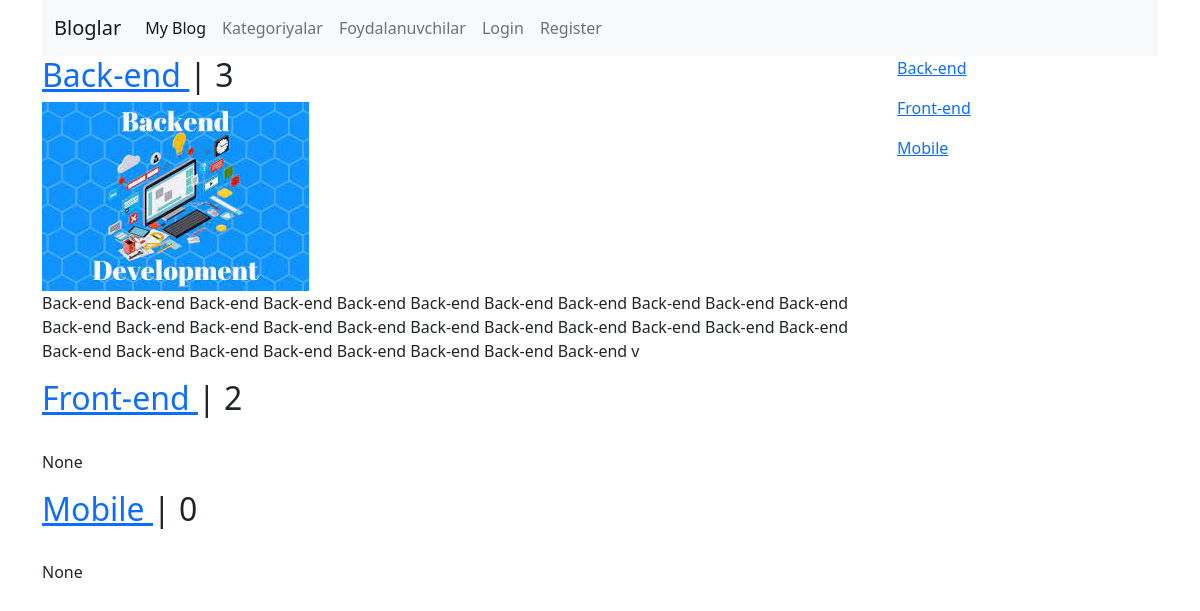
Screenshot of /category-list with the database file from the repository.
### app/models.py (models this page shows, shortened)
class Base(models.Model):
    name = models.CharField(max_length=100, unique=True)
    slug = models.SlugField(max_length=100, unique=True, blank=True, null=True)
    class Meta:
        abstract = True

class Category(Base):
    image = models.ImageField(upload_to='category/', blank=True, null=True)
    text = models.TextField(null=True, blank=True)
    class Meta:
        verbose_name = 'Kategoriya'
        verbose_name_plural = 'Kategoriyalar'

### app/views.py (the view)
# urls.py: path('category-list', category, name='category_list'),
def category(request):
    categories = Category.objects.all()
    context = {
        'categories': categories
    }
    return render(request, 'app/category.html', context)

### app/context_processors.py (called while the page is built)
def category_list(request):
    categories = Category.objects.all()
    return {'categories': categories}

### templates/app/category.html (shortened to what this page needs)
{% extends 'base.html' %}
{% block content %}
    {% for category in categories %}
        <h2><a href="{% url 'app:blog_category' category.slug %}">{{ category.name }} </a> | {{ category.blog.count }}</h2>
        {% if category.image %}
            <img src="{{ category.image.url }}">
        {% else %}
            <img src="">
        {% endif %}
        <p>{{ category.text }}</p>
    {% endfor %}
{% endblock %}

### templates/saidbar.html
{% for category in categories %}
    <p><a href="{% url 'app:blog_category' category.slug %}">{{ category.name }}</a></p>
{% endfor %}

### rows the page displays
Category: name "Back-end", blog.count "3", image (picture), text "Back-end Back-end Back-end Back-end Back-end Back-end Back-end Back-end Back-end Back-end Back-end Back-end Back-end Back-end Back-end Back-end Back-end Back-end Back-end Back-end Back-end Back-end Back-end Back-end Back-end Back-end Back-end Back-end Back-end Back-end v"
Category: name "Front-end", blog.count "2", text "None"
Category: name "Mobile", blog.count "0", text "None"
